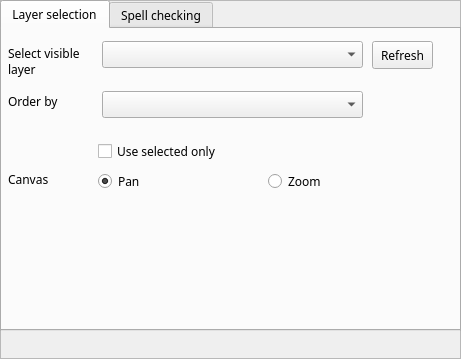
<?xml version="1.0" encoding="UTF-8"?>
<ui version="4.0">
 <author>Chris York</author>
 <class>QGISpellDockWidgetBase</class>
 <widget class="QDockWidget" name="QGISpellDockWidgetBase">
  <property name="geometry">
   <rect>
    <x>0</x>
    <y>0</y>
    <width>461</width>
    <height>359</height>
   </rect>
  </property>
  <property name="windowTitle">
   <string>QGISpell</string>
  </property>
  <widget class="QWidget" name="dockWidgetContents">
   <layout class="QGridLayout" name="gridLayout">
    <property name="leftMargin">
     <number>0</number>
    </property>
    <property name="topMargin">
     <number>0</number>
    </property>
    <property name="rightMargin">
     <number>0</number>
    </property>
    <property name="bottomMargin">
     <number>0</number>
    </property>
    <item row="0" column="0">
     <widget class="QFrame" name="fra_main">
      <property name="sizePolicy">
       <sizepolicy hsizetype="Preferred" vsizetype="Preferred">
        <horstretch>0</horstretch>
        <verstretch>0</verstretch>
       </sizepolicy>
      </property>
      <property name="frameShape">
       <enum>QFrame::StyledPanel</enum>
      </property>
      <property name="frameShadow">
       <enum>QFrame::Raised</enum>
      </property>
      <widget class="QTabWidget" name="Tabs">
       <property name="geometry">
        <rect>
         <x>0</x>
         <y>0</y>
         <width>461</width>
         <height>331</height>
        </rect>
       </property>
       <property name="font">
        <font>
         <family>Candara</family>
        </font>
       </property>
       <property name="currentIndex">
        <number>0</number>
       </property>
       <widget class="QWidget" name="tab_layers">
        <attribute name="title">
         <string>Layer selection</string>
        </attribute>
        <widget class="QgsMapLayerComboBox" name="MapLayer">
         <property name="geometry">
          <rect>
           <x>100</x>
           <y>12</y>
           <width>261</width>
           <height>27</height>
          </rect>
         </property>
        </widget>
        <widget class="QgsFieldComboBox" name="FieldOrderBy">
         <property name="geometry">
          <rect>
           <x>100</x>
           <y>62</y>
           <width>261</width>
           <height>27</height>
          </rect>
         </property>
        </widget>
        <widget class="QRadioButton" name="rad_action_pan">
         <property name="geometry">
          <rect>
           <x>96</x>
           <y>142</y>
           <width>91</width>
           <height>20</height>
          </rect>
         </property>
         <property name="text">
          <string>Pan</string>
         </property>
         <property name="checked">
          <bool>true</bool>
         </property>
        </widget>
        <widget class="QRadioButton" name="rad_action_zoom">
         <property name="geometry">
          <rect>
           <x>266</x>
           <y>142</y>
           <width>91</width>
           <height>20</height>
          </rect>
         </property>
         <property name="text">
          <string>Zoom</string>
         </property>
        </widget>
        <widget class="QLabel" name="labelLayer">
         <property name="geometry">
          <rect>
           <x>6</x>
           <y>12</y>
           <width>91</width>
           <height>40</height>
          </rect>
         </property>
         <property name="text">
          <string>Select visible layer</string>
         </property>
         <property name="wordWrap">
          <bool>true</bool>
         </property>
        </widget>
        <widget class="QLabel" name="labelOrderBy">
         <property name="geometry">
          <rect>
           <x>6</x>
           <y>62</y>
           <width>81</width>
           <height>21</height>
          </rect>
         </property>
         <property name="text">
          <string>Order by</string>
         </property>
        </widget>
        <widget class="QCheckBox" name="chk_use_sel">
         <property name="geometry">
          <rect>
           <x>96</x>
           <y>112</y>
           <width>131</width>
           <height>20</height>
          </rect>
         </property>
         <property name="text">
          <string>Use selected only</string>
         </property>
        </widget>
        <widget class="QPushButton" name="layerRefresh">
         <property name="geometry">
          <rect>
           <x>370</x>
           <y>12</y>
           <width>61</width>
           <height>28</height>
          </rect>
         </property>
         <property name="font">
          <font>
           <family>Candara</family>
          </font>
         </property>
         <property name="text">
          <string>Refresh</string>
         </property>
        </widget>
        <widget class="QLabel" name="Canvas">
         <property name="geometry">
          <rect>
           <x>6</x>
           <y>142</y>
           <width>55</width>
           <height>16</height>
          </rect>
         </property>
         <property name="text">
          <string>Canvas</string>
         </property>
        </widget>
       </widget>
       <widget class="QWidget" name="tab_spelling">
        <attribute name="title">
         <string>Spell checking</string>
        </attribute>
        <widget class="QScrollArea" name="scrollArea">
         <property name="geometry">
          <rect>
           <x>0</x>
           <y>56</y>
           <width>451</width>
           <height>241</height>
          </rect>
         </property>
         <property name="sizeAdjustPolicy">
          <enum>QAbstractScrollArea::AdjustToContents</enum>
         </property>
         <property name="widgetResizable">
          <bool>true</bool>
         </property>
         <widget class="QWidget" name="scrollAreaWidgetContents">
          <property name="geometry">
           <rect>
            <x>0</x>
            <y>0</y>
            <width>449</width>
            <height>239</height>
           </rect>
          </property>
          <widget class="QWidget" name="formLayoutWidget">
           <property name="geometry">
            <rect>
             <x>0</x>
             <y>0</y>
             <width>451</width>
             <height>231</height>
            </rect>
           </property>
           <layout class="QFormLayout" name="formLayout"/>
          </widget>
         </widget>
        </widget>
        <widget class="QPushButton" name="btn_last">
         <property name="geometry">
          <rect>
           <x>280</x>
           <y>29</y>
           <width>31</width>
           <height>24</height>
          </rect>
         </property>
         <property name="text">
          <string>&gt;|</string>
         </property>
        </widget>
        <widget class="QPushButton" name="btn_next">
         <property name="geometry">
          <rect>
           <x>240</x>
           <y>29</y>
           <width>31</width>
           <height>24</height>
          </rect>
         </property>
         <property name="text">
          <string>&gt;</string>
         </property>
        </widget>
        <widget class="QPushButton" name="btn_prev">
         <property name="geometry">
          <rect>
           <x>200</x>
           <y>29</y>
           <width>31</width>
           <height>24</height>
          </rect>
         </property>
         <property name="text">
          <string>&lt;</string>
         </property>
        </widget>
        <widget class="QPushButton" name="btn_first">
         <property name="geometry">
          <rect>
           <x>160</x>
           <y>29</y>
           <width>31</width>
           <height>24</height>
          </rect>
         </property>
         <property name="text">
          <string>|&lt;</string>
         </property>
        </widget>
        <widget class="QLabel" name="CountFeatures">
         <property name="geometry">
          <rect>
           <x>330</x>
           <y>32</y>
           <width>131</width>
           <height>16</height>
          </rect>
         </property>
         <property name="text">
          <string>- of -- features</string>
         </property>
        </widget>
        <widget class="QPushButton" name="save_record">
         <property name="geometry">
          <rect>
           <x>10</x>
           <y>0</y>
           <width>61</width>
           <height>23</height>
          </rect>
         </property>
         <property name="text">
          <string>Accept</string>
         </property>
        </widget>
        <widget class="QPushButton" name="cancel_record">
         <property name="geometry">
          <rect>
           <x>10</x>
           <y>30</y>
           <width>61</width>
           <height>23</height>
          </rect>
         </property>
         <property name="text">
          <string>Cancel</string>
         </property>
        </widget>
        <widget class="QLabel" name="layer_label">
         <property name="geometry">
          <rect>
           <x>80</x>
           <y>0</y>
           <width>371</width>
           <height>20</height>
          </rect>
         </property>
         <property name="text">
          <string>Layer:</string>
         </property>
         <property name="indent">
          <number>5</number>
         </property>
        </widget>
        <widget class="QPushButton" name="identify_feature">
         <property name="geometry">
          <rect>
           <x>90</x>
           <y>30</y>
           <width>61</width>
           <height>24</height>
          </rect>
         </property>
         <property name="text">
          <string>Identify</string>
         </property>
         <property name="checkable">
          <bool>true</bool>
         </property>
        </widget>
       </widget>
      </widget>
     </widget>
    </item>
   </layout>
  </widget>
 </widget>
 <customwidgets>
  <customwidget>
   <class>QgsFieldComboBox</class>
   <extends>QComboBox</extends>
   <header>qgsfieldcombobox.h</header>
  </customwidget>
  <customwidget>
   <class>QgsMapLayerComboBox</class>
   <extends>QComboBox</extends>
   <header>qgsmaplayercombobox.h</header>
  </customwidget>
 </customwidgets>
 <resources/>
 <connections/>
</ui>
